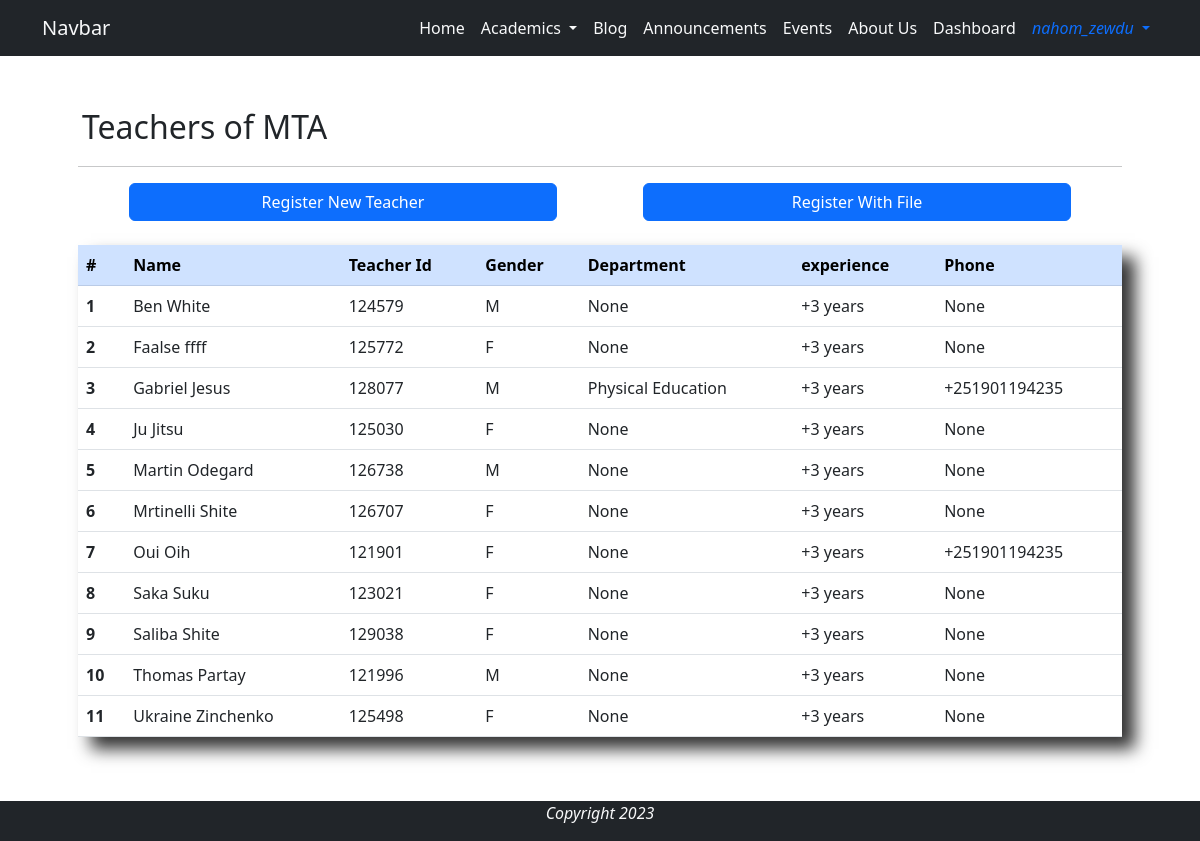
Page /teacher_dashboard/ (signed in) on the committed database.
### base/models.py (models this page shows, shortened)
class Teacher(models.Model):
    DEPARTMENT_CHOICES = [
        ('Social Studies', 'Social' ),
        ('Natural Science', 'Natural'),
        ('Physical Education', 'Sport'),
        ]
    GENDER_CHOICES = [
        ('M', 'Male'),
        ('F', 'Female')
    ]
    user = models.OneToOneField(User,on_delete=models.CASCADE, verbose_name='Teacher')
    name = models.CharField(max_length=44, null=True, blank=True)
    teacher_id = models.CharField(max_length=6, editable=False, unique=True)
    gender = models.CharField(max_length=6, choices=GENDER_CHOICES, blank=False, null=False)
    department = models.CharField(max_length=20,choices=DEPARTMENT_CHOICES, null=True, blank=True)
    experience = models.IntegerField(null=True, blank=True, default=3)
    phone = models.CharField(max_length=20, null=True, blank=True)

### base/views.py (the view)
# urls.py: path('teacher_dashboard/', views.teacher_dashboard, name='teacher_dashboard'),
@login_required
@user_passes_test(lambda user: user.is_staff)
def teacher_dashboard(request):
    teachers = Teacher.objects.order_by('name')
    context = {
        'teachers': teachers,
    }
    return render(request, 'dashboard/teacher_dashboard.html', context)

### base/templates/dashboard/teacher_dashboard.html (shortened to what this page needs)
{% extends 'base/base.html' %}
{% load static %}
{% block content %}
<div class="container p-5">
    <h2 class="p-1">Teachers of MTA</h2>
    <hr>
    <div class="row d-flex justify-content-around mb-4 mx-2">
        <a href="{% url 'base:teacher_register' %}" class="col-5 btn btn-primary mx-2">Register New Teacher</a>
        <a href="{% url 'base:teacher_register_with_file' %}" class="col-5 btn btn-primary mx-2">Register With File</a>
    </div>
    <div class="shadow-xlg">
        <table class="table">
            <thead class="table-primary">
            <tr>
                <th scope="col">#</th>
                <th scope="col">Name</th>
                <th scope="col">Teacher Id</th>
                <th scope="col">Gender</th>
                <th scope="col">Department</th>
                <th scope="col">experience</th>
                <th scope="col">Phone</th>
            </tr>
            </thead>
            <tbody>
                {% for teacher in teachers %}
                    <tr class="dashboard-row"  href="{% url 'base:teacher_update' teacher.teacher_id %}">
                        <th scope="row">{{ forloop.counter }}</th>
                        <td>{{ teacher.name }}</td>
                        <td>{{ teacher.teacher_id }}</td>
                        <td>{{ teacher.gender }}</td>
                        <td>{{ teacher.department }}</td>
                        <td>+{{ teacher.experience }} years</td>
                        <td>{{ teacher.phone }}</td>
                    </tr>
                {% endfor %}
            </tbody>
        </table>
    </div>
</div>
{% endblock %}

### base/templates/base/navigation.html (shortened to what this page needs)
<nav class="navbar sticky-top navbar-expand-lg bg-dark">
    <div class="container">
        <a class="navbar-brand text-light" href="{% url 'base:home' %}">Navbar</a>
        <div class="collapse navbar-collapse justify-content-end" id="navbarNav">
            <ul class="navbar-nav">
                <li class="nav-item">
                    <a class="nav-link text-light active text-light" aria-current="page" href="{% url 'base:home' %}">Home</a>
                </li>
                <li class="nav-item dropdown">
                    <a class="nav-link dropdown-toggle text-light" href="#" role="button" data-bs-toggle="dropdown" aria-expanded="false">
                    Academics
                    </a>
                </li>
                <li class="nav-item" data-bs-toggle="tooltip"  data-bs-placement="bottom" data-bs-title="Coming Soon...">
                    <a class="nav-link text-light" href="#">Blog</a>
                </li>
                {% if user.is_authenticated %}
                    <li class="nav-item">
                        <a class="nav-link text-light" href="{% url 'announcement:announcement' %}">Announcements</a>
                    </li>
                {% endif %}
                <li class="nav-item">
                    <a class="nav-link text-light" href="#">Events</a>
                </li>
                <li class="nav-item">
                    <a class="nav-link text-light" href="#">About Us</a>
                </li>
                {% if user.is_staff %}
                <li class="nav-item">
                    <a class="nav-link text-light" href="{% url 'base:dashboard' %}">Dashboard</a>
                </li>
                {% endif %}
                {% if user.is_authenticated %}
                    <li class="nav-item dropdown">
                        <a class="nav-link text-primary dropdown-toggle" href="#" role="button" data-bs-toggle="dropdown" aria-expanded="false">
                            <i class="fa fa-user" aria-hidden="true"> {{user.username}} </i>
                        </a>
                    </li>
                {% endif %}
            </ul>
        </div>
    </div>
</nav>

### base/static/css/style.css (style rules this page uses)
.shadow-xlg { box-shadow: 13px 12px 16px rgba(0, 0, 0, 0.8) }
.navbar-nav .nav-link { transition: 1s; }
.dashboard-row th { transition: background-color 0.2s ease-in; }
.dashboard-row td { transition: background-color 0.4s ease-in; }

### rows in the picture
Teacher: name "Ben White", teacher_id "124579", gender "M", department "None", experience "3", phone "None"
Teacher: name "Faalse ffff", teacher_id "125772", gender "F", department "None", experience "3", phone "None"
Teacher: name "Gabriel Jesus", teacher_id "128077", gender "M", department "Physical Education", experience "3", phone "+251901194235"
Teacher: name "Ju Jitsu", teacher_id "125030", gender "F", department "None", experience "3", phone "None"
Teacher: name "Martin Odegard", teacher_id "126738", gender "M", department "None", experience "3", phone "None"
Teacher: name "Mrtinelli Shite", teacher_id "126707", gender "F", department "None", experience "3", phone "None"
Teacher: name "Oui Oih", teacher_id "121901", gender "F", department "None", experience "3", phone "+251901194235"
Teacher: name "Saka Suku", teacher_id "123021", gender "F", department "None", experience "3", phone "None"
Teacher: name "Saliba Shite", teacher_id "129038", gender "F", department "None", experience "3", phone "None"
Teacher: name "Thomas Partay", teacher_id "121996", gender "M", department "None", experience "3", phone "None"
Teacher: name "Ukraine Zinchenko", teacher_id "125498", gender "F", department "None", experience "3", phone "None"

### other values in the picture
{{ user.username }} "nahom_zewdu"
